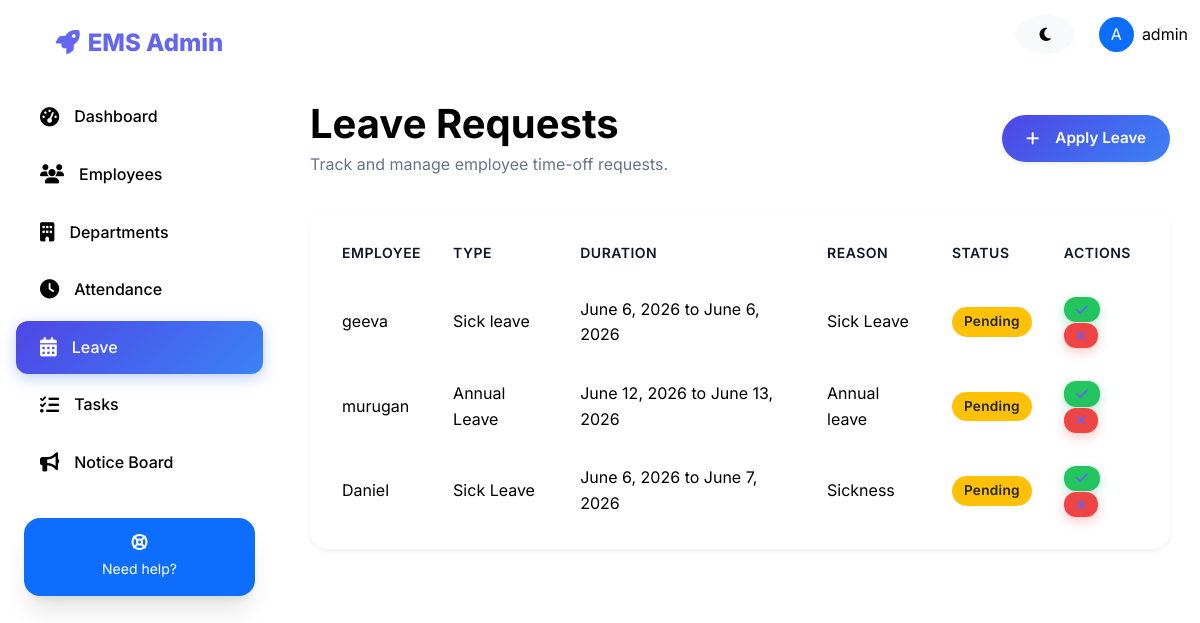
The page /leave/ (signed in) on the database as committed earlier.
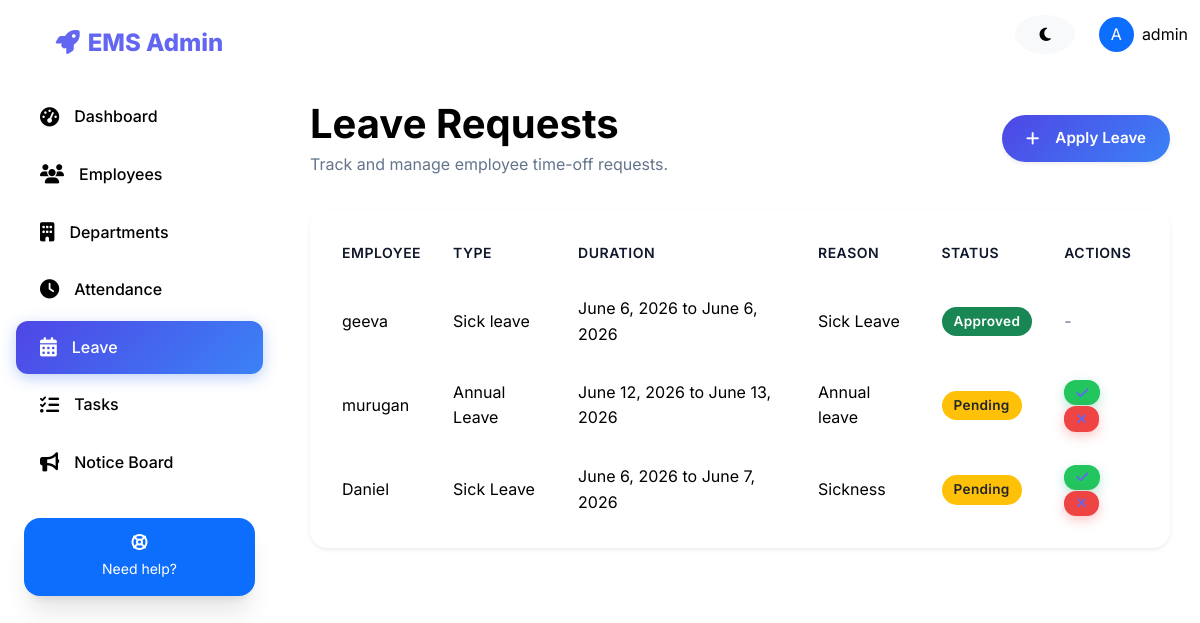
The same page on the database as committed later.
### employees/models.py (models this page shows, shortened)
class Leave(models.Model):
    STATUS_CHOICES = (
        ('Pending', 'Pending'),
        ('Approved', 'Approved'),
        ('Rejected', 'Rejected'),
    )
    employee = models.ForeignKey(Employee, on_delete=models.CASCADE, related_name='leaves')
    leave_type = models.CharField(max_length=50)
    start_date = models.DateField()
    end_date = models.DateField()
    reason = models.TextField()
    status = models.CharField(max_length=20, choices=STATUS_CHOICES, default='Pending')
    applied_on = models.DateTimeField(auto_now_add=True)

class Employee(models.Model):
    STATUS_CHOICES = (
        ('Active', 'Active'),
        ('Inactive', 'Inactive'),
    )
    ROLE_CHOICES = (
        ('Admin', 'Admin'),
        ('HR', 'HR'),
        ('Employee', 'Employee'),
    )
    user = models.OneToOneField(User, on_delete=models.CASCADE, null=True, blank=True)
    employee_id = models.CharField(max_length=20, unique=True, blank=True)
    name = models.CharField(max_length=100)
    email = models.EmailField(unique=True)
    mobile_number = models.CharField(max_length=15, blank=True)
    department = models.ForeignKey(Department, on_delete=models.SET_NULL, null=True, blank=True, related_name='employees')
    designation = models.CharField(max_length=100, blank=True)
    date_of_joining = models.DateField(default=timezone.now)
    employment_status = models.CharField(max_length=20, choices=STATUS_CHOICES, default='Active')
    address = models.TextField(blank=True)
    role = models.CharField(max_length=20, choices=ROLE_CHOICES, default='Employee')
    date_created = models.DateTimeField(auto_now_add=True)
    updated_at = models.DateTimeField(auto_now=True)
    class Meta:
        ordering = ['-date_created']

### employees/views.py (the view)
# urls.py: path('leave/', views.leave_list, name='leave_list'),
@login_required(login_url='login')
def leave_list(request):
    leaves = Leave.objects.select_related('employee').all().order_by('-applied_on')
    paginator = Paginator(leaves, 15)
    page_obj = paginator.get_page(request.GET.get('page'))
    return render(request, 'employees/leave_list.html', {'leaves': page_obj})

### templates/employees/leave_list.html (shortened to what this page needs)
{% extends 'base.html' %}
{% block content %}
<div class="page-header d-flex justify-content-between align-items-center mb-4">
    <div>
        <h1 class="fw-bold mb-1">Leave Requests</h1>
        <p class="text-muted mb-0">Track and manage employee time-off requests.</p>
    </div>
    <a href="{% url 'leave_apply' %}" class="btn btn-primary-gradient rounded-pill px-4 shadow-sm">
        <i class="fas fa-plus me-2"></i> Apply Leave
    </a>
</div>
<div class="card shadow-sm">
    <div class="card-body">
        <div class="table-responsive">
            <table class="table table-hover">
                <thead>
                    <tr>
                        <th>Employee</th>
                        <th>Type</th>
                        <th>Duration</th>
                        <th>Reason</th>
                        <th>Status</th>
                        <th>Actions</th>
                    </tr>
                </thead>
                <tbody>
                    {% for leave in leaves %}
                    <tr>
                        <td>{{ leave.employee.name }}</td>
                        <td>{{ leave.leave_type }}</td>
                        <td>{{ leave.start_date }} to {{ leave.end_date }}</td>
                        <td>{{ leave.reason|truncatechars:30 }}</td>
                        <td>
                            {% if leave.status == 'Approved' %}
                                <span class="badge bg-success">{{ leave.status }}</span>
                            {% elif leave.status == 'Rejected' %}
                                <span class="badge bg-danger">{{ leave.status }}</span>
                            {% else %}
                                <span class="badge bg-warning text-dark">{{ leave.status }}</span>
                            {% endif %}
                        </td>
                        <td>
                            {% if leave.status == 'Pending' %}
                            <a href="{% url 'leave_status_update' leave.id 'Approved' %}" class="btn btn-sm btn-success" title="Approve"><i class="fas fa-check"></i></a>
                            <a href="{% url 'leave_status_update' leave.id 'Rejected' %}" class="btn btn-sm btn-danger" title="Reject"><i class="fas fa-times"></i></a>
                            {% else %}
                            <span class="text-muted">-</span>
                            {% endif %}
                        </td>
                    </tr>
                    {% empty %}
                    <tr>
                        <td colspan="6" class="text-center">No leave requests found.</td>
                    </tr>
                    {% endfor %}
                </tbody>
            </table>
        </div>
    </div>
</div>
{% endblock %}

### templates/base.html (shortened to what this page needs)
<!DOCTYPE html>
<html lang="en">
<head>
    <link href="https://cdn.jsdelivr.net/npm/bootstrap@5.3.3/dist/css/bootstrap.min.css" rel="stylesheet">
    <link rel="stylesheet" href="https://cdnjs.cloudflare.com/ajax/libs/font-awesome/6.5.1/css/all.min.css">
    <link rel="stylesheet" href="/static/css/style.css">
</head>
<body>
    <div class="ems-wrapper">
        {% if user.is_authenticated %}
        <aside class="ems-sidebar" id="emsSidebar">
            <div class="ems-sidebar-header">
                <i class="fas fa-rocket me-2"></i>EMS Admin
            </div>
            <nav class="ems-sidebar-nav">
                <a href="/" class="ems-nav-link {% if request.path == '/' %}active{% endif %}">
                    <i class="fas fa-tachometer-alt"></i>
                    <span>Dashboard</span>
                </a>
                <a href="/employees/" class="ems-nav-link {% if '/employees/' in request.path %}active{% endif %}">
                    <i class="fas fa-users"></i>
                    <span>Employees</span>
                </a>
                <a href="/departments/" class="ems-nav-link {% if '/departments/' in request.path %}active{% endif %}">
                    <i class="fas fa-building"></i>
                    <span>Departments</span>
                </a>
                <a href="/attendance/" class="ems-nav-link {% if '/attendance/' in request.path %}active{% endif %}">
                    <i class="fas fa-clock"></i>
                    <span>Attendance</span>
                </a>
                <a href="/leave/" class="ems-nav-link {% if '/leave/' in request.path %}active{% endif %}">
                    <i class="fas fa-calendar-alt"></i>
                    <span>Leave</span>
                </a>
                <a href="/task/" class="ems-nav-link {% if '/task/' in request.path %}active{% endif %}">
                    <i class="fas fa-tasks"></i>
                    <span>Tasks</span>
                </a>
                <a href="/notice/" class="ems-nav-link {% if '/notice/' in request.path %}active{% endif %}">
                    <i class="fas fa-bullhorn"></i>
                    <span>Notice Board</span>
                </a>
                <div class="mt-auto p-4">
                    <div class="card p-3 bg-primary text-white border-0 text-center rounded-4">
                        <i class="fas fa-life-ring mb-2"></i>
                        <small>Need help?</small>
                    </div>
                </div>
            </nav>
        </aside>
        {% endif %}
        <div class="w-100">
            <nav class="ems-navbar">
                <div class="container-fluid d-flex justify-content-between align-items-center">
                    <div class="ms-auto d-flex align-items-center gap-3">
                        {% if user.is_authenticated %}
                        <button class="btn btn-light rounded-circle" id="darkModeToggle"><i class="fas fa-moon"></i></button>
                        <div class="dropdown">
                            <div class="d-flex align-items-center gap-2 cursor-pointer" data-bs-toggle="dropdown">
                                <div class="avatar rounded-circle bg-primary text-white d-flex align-items-center justify-content-center" style="width: 35px; height:35px;">{{ user.username|first|upper }}</div>
                                <span>{{ user.username }}</span>
                            </div>
                        </div>
                        {% endif %}
                    </div>
                </div>
            </nav>
        <div class="main-content">
            {% block content %}{% endblock %}
        </div>
    </div>
</body>
</html>

### templates/base.html (style rules this page uses)
:root { --primary-gradient: linear-gradient(135deg, #4f46e5 0%, #3b82f6 100%); }
.btn-primary-gradient { background: var(--primary-gradient) !important; border: none !important; color: white !important; transition: all 0.3s ease !important; display: inline-flex !important; align-items: center !important; }

Rows that differ between the two databases and show on the page:
changed Leave "Sick leave": status "Pending" → "Approved"
